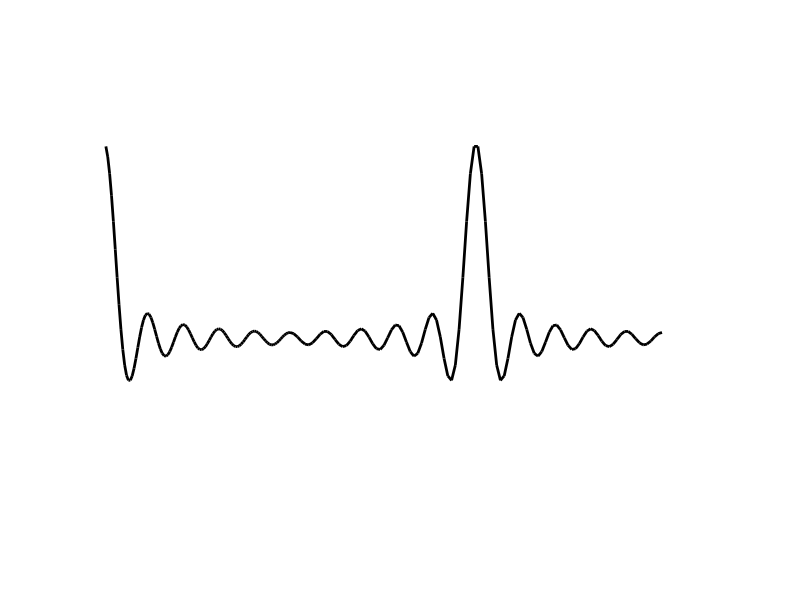

Write the MATLAB code that produced this figure.
% Small script to create front cover of coursework 2 - Comp MRI
% Imraj Singh 06/12/2020

clc
clear
close all
z=10.5;
x = linspace(0,z);

x1 = linspace(z,3*z);
y = sin(pi*x)./(pi*x);

y1 = sin(pi*(x1-2*z))./(pi*(x1-2*z));
plot([x x1],[y y1],'linewidth',2,'LineStyle','-','Color','k')
ylim([-1 1.5])
set(gca, 'Visible', 'off')
